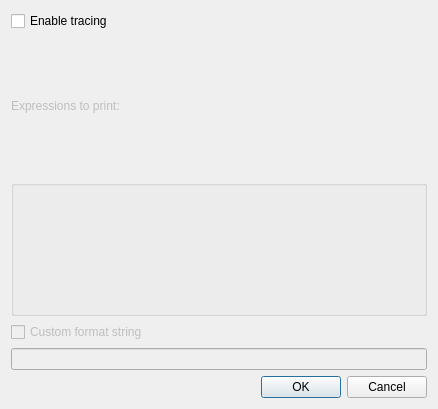
<?xml version="1.0" encoding="UTF-8"?>
<ui version="4.0">
 <class>DebuggerTracingDialog</class>
 <widget class="QDialog" name="DebuggerTracingDialog">
  <property name="geometry">
   <rect>
    <x>0</x>
    <y>0</y>
    <width>438</width>
    <height>409</height>
   </rect>
  </property>
  <property name="windowTitle">
   <string>Tracing Configuration</string>
  </property>
  <layout class="QGridLayout">
   <item row="4" column="0" colspan="2">
    <widget class="QLineEdit" name="customFormat">
     <property name="enabled">
      <bool>false</bool>
     </property>
     <property name="whatsThis">
      <string>&lt;b&gt;Custom format string&lt;/b&gt;
&lt;p&gt;Specify a C-style format string that will be used when printing the chosen expression. For example:
&lt;p align=&quot;center&quot;&gt; &lt;tt&gt;Tracepoint 1: g = %d&lt;/tt&gt;&lt;/p&gt;
If custom format string is not enabled, names and values of all expressions will be printed, using &quot;%d&quot; as format specifier for all expressions.</string>
     </property>
    </widget>
   </item>
   <item row="1" column="0" colspan="2">
    <widget class="QLabel" name="expressionsLabel">
     <property name="enabled">
      <bool>false</bool>
     </property>
     <property name="text">
      <string>Expressions to print:</string>
     </property>
     <property name="wordWrap">
      <bool>false</bool>
     </property>
    </widget>
   </item>
   <item row="0" column="0" colspan="2">
    <widget class="QCheckBox" name="enable">
     <property name="whatsThis">
      <string>&lt;b&gt;Enable tracing&lt;/b&gt;
&lt;p&gt;Tracing is a mechanism to automatically print values of the chosen expressions and continue execution when breakpoint is hit. You can think of it as printf debugging that does not require modifying the source.&lt;/p&gt;</string>
     </property>
     <property name="text">
      <string>Enable tracing</string>
     </property>
    </widget>
   </item>
   <item row="3" column="0">
    <widget class="QCheckBox" name="enableCustomFormat">
     <property name="enabled">
      <bool>false</bool>
     </property>
     <property name="text">
      <string>Custom format string</string>
     </property>
    </widget>
   </item>
   <item row="2" column="0" colspan="2">
    <widget class="KEditListBox" name="expressions">
     <property name="enabled">
      <bool>false</bool>
     </property>
     <property name="title">
      <string/>
     </property>
    </widget>
   </item>
   <item row="5" column="0" colspan="2">
    <widget class="QDialogButtonBox" name="buttonBox">
     <property name="standardButtons">
      <set>QDialogButtonBox::Cancel|QDialogButtonBox::Ok</set>
     </property>
    </widget>
   </item>
  </layout>
 </widget>
 <customwidgets>
  <customwidget>
   <class>KEditListBox</class>
   <extends>QGroupBox</extends>
   <header>KEditListBox</header>
  </customwidget>
 </customwidgets>
 <resources/>
 <connections>
  <connection>
   <sender>buttonBox</sender>
   <signal>accepted()</signal>
   <receiver>DebuggerTracingDialog</receiver>
   <slot>accept()</slot>
   <hints>
    <hint type="sourcelabel">
     <x>307</x>
     <y>384</y>
    </hint>
    <hint type="destinationlabel">
     <x>63</x>
     <y>8</y>
    </hint>
   </hints>
  </connection>
  <connection>
   <sender>buttonBox</sender>
   <signal>rejected()</signal>
   <receiver>DebuggerTracingDialog</receiver>
   <slot>reject()</slot>
   <hints>
    <hint type="sourcelabel">
     <x>400</x>
     <y>385</y>
    </hint>
    <hint type="destinationlabel">
     <x>342</x>
     <y>8</y>
    </hint>
   </hints>
  </connection>
 </connections>
</ui>
